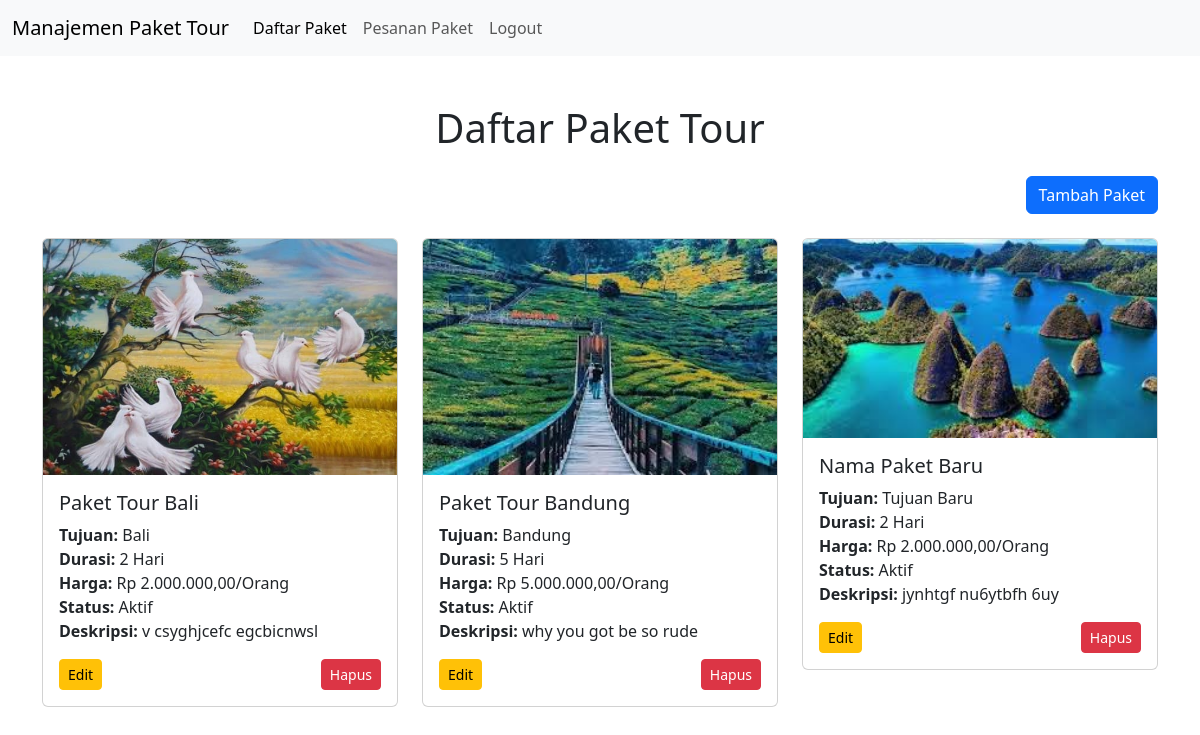
Page /Dashboard/test.php (signed in) on the committed database.
### tables this page shows
CREATE TABLE `paket` (
  `id_paket` int(11) NOT NULL,
  `nama_paket` varchar(100) NOT NULL,
  `tujuan` varchar(150) NOT NULL,
  `durasi_hari` varchar(11) NOT NULL,
  `harga` varchar(45) NOT NULL,
  `status_paket` enum('Aktif','Nonaktif') NOT NULL,
  `deskripsi` text NOT NULL,
  `foto` varchar(250) DEFAULT NULL
);

### Dashboard/test.php (the view, shortened to what this page needs)
<?php
require_once '../backend/koneksi.php';
$sql = "SELECT id_paket, nama_paket, tujuan, durasi_hari, harga, status_paket, foto, deskripsi FROM paket";
$result = $conn->query($sql);
?>
<!DOCTYPE html>
<html lang="en">
<head>
    <link href="https://cdn.jsdelivr.net/npm/bootstrap@5.3.3/dist/css/bootstrap.min.css" rel="stylesheet">
</head>
<body>
<nav class="navbar navbar-expand-lg navbar-light bg-light">
    <div class="container-fluid">
        <a class="navbar-brand" href="#">Manajemen Paket Tour</a>
        <div class="collapse navbar-collapse" id="navbarNav">
            <ul class="navbar-nav">
                <li class="nav-item">
                    <a class="nav-link active" href="#">Daftar Paket</a>
                </li>
                <li class="nav-item">
                    <a class="nav-link" href="kelola_pesanan.php">Pesanan Paket</a>
                </li>
                <li class="nav-item">
                    <a class="nav-link" href="../backend/logout.php">Logout</a>
                </li>
            </ul>
        </div>
    </div>
</nav>
<div class="container my-5">
    <h1 class="text-center mb-4">Daftar Paket Tour</h1>
    <div class="mb-4 text-end">
        <button class="btn btn-primary" data-bs-toggle="modal" data-bs-target="#addModal">Tambah Paket</button>
    </div>
    <div class="row">
        <?php
        if ($result->num_rows > 0) {
            while ($row = $result->fetch_assoc()) {
                echo '
                <div class="col-md-4">
                    <div class="card mb-4">';
                if (!empty($row['foto']) && file_exists("../uploads/" . $row['foto'])) {
                    echo '<img src="../uploads/' . htmlspecialchars($row['foto']) . '" class="card-img-top" alt="Foto Paket">';
                } else {
                    echo '<img src="../uploads/default.jpg" class="card-img-top" alt="Foto Default">';
                }
                echo '
                        <div class="card-body">
                            <h5 class="card-title">' . htmlspecialchars($row['nama_paket']) . '</h5>
                            <p class="card-text">
                                <strong>Tujuan:</strong> ' . htmlspecialchars($row['tujuan']) . '<br>
                                <strong>Durasi:</strong> ' . htmlspecialchars($row['durasi_hari']) . ' Hari<br>
                                <strong>Harga:</strong> Rp ' . number_format($row['harga'], 2, ',', '.') . '/Orang<br>
                                <strong>Status:</strong> ' . htmlspecialchars($row['status_paket']) . '<br>
                                <strong>Deskripsi:</strong> ' . nl2br(htmlspecialchars($row['deskripsi'])) . '
                            </p>
                            <div class="d-flex justify-content-between">
                                <a href="edit.php?id=' . htmlspecialchars($row['id_paket']) . '" class="btn btn-warning btn-sm">Edit</a>
                                <a href="delete.php?id=' . htmlspecialchars($row['id_paket']) . '"
                                   class="btn btn-danger btn-sm"
                                   onclick="return confirm(\'Yakin ingin menghapus paket ini?\')">Hapus</a>
                            </div>
                        </div>
                    </div>
                </div>';
            }
        } else {
            echo '<p class="text-center">Tidak ada paket tersedia.</p>';
        }
        ?>
    </div>
</div>
</body>
</html>

### rows in the picture
paket: foto (picture), nama_paket "Paket Tour Bali", tujuan "Bali", durasi_hari "2", harga "2.000.000,00", status_paket "Aktif", deskripsi "v csyghjcefc egcbicnwsl"
paket: foto (picture), nama_paket "Paket Tour Bandung", tujuan "Bandung", durasi_hari "5", harga "5.000.000,00", status_paket "Aktif", deskripsi "why you got be so rude"
paket: foto (picture), nama_paket "Nama Paket Baru", tujuan "Tujuan Baru", durasi_hari "2", harga "2.000.000,00", status_paket "Aktif", deskripsi "jynhtgf nu6ytbfh 6uy"
